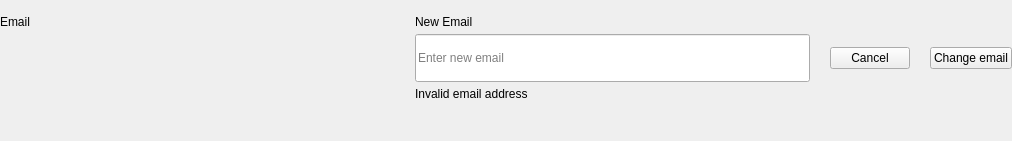
                       <widget class="QFrame" name="profile_email_frame">
                        <layout class="QHBoxLayout" name="profile_email_layout">
                         <property name="spacing">
                          <number>20</number>
                         </property>
                         <property name="sizeConstraint">
                          <enum>QLayout::SetDefaultConstraint</enum>
                         </property>
                         <property name="leftMargin">
                          <number>0</number>
                         </property>
                         <property name="topMargin">
                          <number>15</number>
                         </property>
                         <property name="rightMargin">
                          <number>0</number>
                         </property>
                         <property name="bottomMargin">
                          <number>40</number>
                         </property>
                         <item alignment="Qt::AlignTop">
                          <widget class="QFrame" name="profile_old_email_frame">
                           <layout class="QVBoxLayout" name="profile_old_email_layout">
                            <property name="spacing">
                             <number>5</number>
                            </property>
                            <property name="leftMargin">
                             <number>0</number>
                            </property>
                            <property name="topMargin">
                             <number>0</number>
                            </property>
                            <property name="rightMargin">
                             <number>0</number>
                            </property>
                            <property name="bottomMargin">
                             <number>0</number>
                            </property>
                            <item>
                             <widget class="QLabel" name="profile_email">
                              <property name="text">
                               <string>Email</string>
                              </property>
                             </widget>
                            </item>
                            <item>
                             <widget class="QLabel" name="profile_email_field">
                              <property name="minimumSize">
                               <size>
                                <width>395</width>
                                <height>48</height>
                               </size>
                              </property>
                             </widget>
                            </item>
                           </layout>
                          </widget>
                         </item>
                         <item>
                          <widget class="QFrame" name="profile_new_email_frame">
                           <layout class="QVBoxLayout" name="profile_new_email_layout">
                            <property name="spacing">
                             <number>5</number>
                            </property>
                            <property name="leftMargin">
                             <number>0</number>
                            </property>
                            <property name="topMargin">
                             <number>0</number>
                            </property>
                            <property name="rightMargin">
                             <number>0</number>
                            </property>
                            <property name="bottomMargin">
                             <number>0</number>
                            </property>
                            <item>
                             <widget class="QLabel" name="profile_new_email">
                              <property name="text">
                               <string>New Email</string>
                              </property>
                             </widget>
                            </item>
                            <item>
                             <widget class="QFrame" name="profile_new_email2_frame">
                              <layout class="QHBoxLayout" name="profile_new_email2_layout">
                               <property name="spacing">
                                <number>20</number>
                               </property>
                               <property name="leftMargin">
                                <number>0</number>
                               </property>
                               <property name="topMargin">
                                <number>0</number>
                               </property>
                               <property name="rightMargin">
                                <number>0</number>
                               </property>
                               <property name="bottomMargin">
                                <number>0</number>
                               </property>
                               <item>
                                <widget class="QLineEdit" name="profile_new_email_input">
                                 <property name="minimumSize">
                                  <size>
                                   <width>395</width>
                                   <height>48</height>
                                  </size>
                                 </property>
                                 <property name="placeholderText">
                                  <string>Enter new email</string>
                                 </property>
                                </widget>
                               </item>
                               <item>
                                <widget class="QPushButton" name="profile_email_cancel_butt">
                                 <property name="cursor">
                                  <cursorShape>PointingHandCursor</cursorShape>
                                 </property>
                                 <property name="text">
                                  <string>Cancel</string>
                                 </property>
                                </widget>
                               </item>
                              </layout>
                             </widget>
                            </item>
                            <item>
                             <widget class="QLabel" name="profile_error_email">
                              <property name="text">
                               <string>Invalid email address</string>
                              </property>
                             </widget>
                            </item>
                           </layout>
                          </widget>
                         </item>
                         <item>
                          <widget class="QPushButton" name="profile_change_email_butt">
                           <property name="cursor">
                            <cursorShape>PointingHandCursor</cursorShape>
                           </property>
                           <property name="text">
                            <string>Change email</string>
                           </property>
                          </widget>
                         </item>
                        </layout>
                       </widget>
